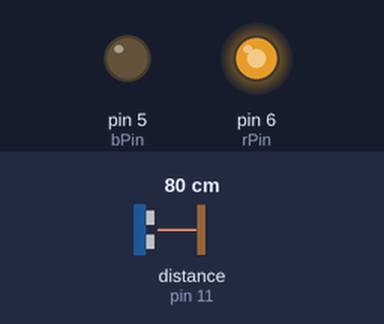
This sketch was run on a simulated Arduino Uno, built with avr-gcc and run on an emulated ATmega328P. On the bench: output pins drawn as LEDs (lit = HIGH). Wiring (inferred from the names in the program): ultrasonic range finder: trigger pin 13; echo pin 11. Inputs (shaded band) come from the test bench; at power-on: distance to the obstacle (sensor on pin 11) 80 cm. The echo pulse lasts 58.3 µs per cm; pins used as bus, display or sensor lines are not drawn.

Above: at 1.2 s.
1.3 s: distance to the obstacle (sensor on pin 11) set to 2 cm
At 1.7 s:
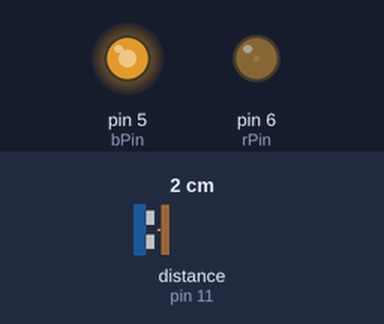
2.8 s: distance to the obstacle (sensor on pin 11) set to 9 cm
At 3.6 s:
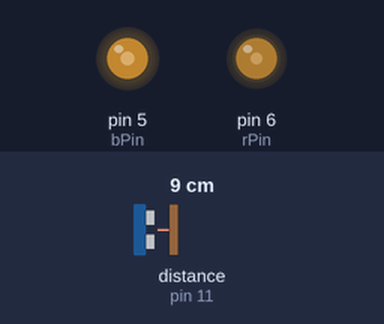
4.3 s: distance to the obstacle (sensor on pin 11) set to 18 cm
At 5.2 s:
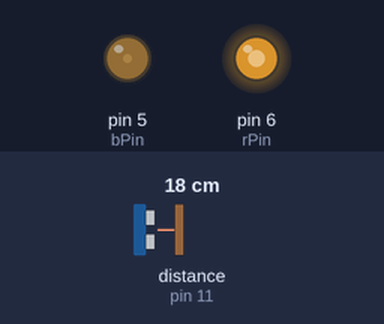
Timing chart, 0 to 7.3 s (numbered marks = the images above; inputs shaded):
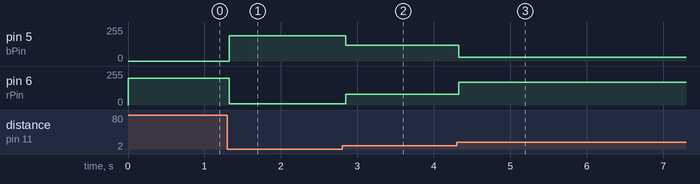

Measured:
- after the input at 1.3 s, pin 5 (bPin): 0/255 → 190/255 at once; pin 6 (rPin): 200/255 → 10/255 at once
- after the input at 2.8 s, pin 5 (bPin): 190/255 → 120/255 after 0.05 s; pin 6 (rPin): 10/255 → 80/255 after 0.05 s
- after the input at 4.3 s, pin 5 (bPin): 120/255 → 30/255 at once; pin 6 (rPin): 80/255 → 170/255 at once

The sketch:

Ultrasonic_Color.ino
```cpp
int rPin = 6;
int bPin = 5;

#define trigPin 13 // Trigger Pin
#define echoPin 11 // Echo Pin

long duration, distance;

void setup()
{
  pinMode(6, OUTPUT);
  pinMode(5, OUTPUT);
  pinMode(trigPin, OUTPUT);
  pinMode(echoPin, INPUT);
}


void loop()
{


  /* The following trigPin/echoPin cycle is used to determine the
   distance of the nearest object by bouncing soundwaves off of it. */
   digitalWrite(trigPin, LOW);
   delayMicroseconds(2);

   digitalWrite(trigPin, HIGH);
   delayMicroseconds(10);

   digitalWrite(trigPin, LOW);
   duration = pulseIn(echoPin, HIGH);

   //Calculate the distance (in cm) based on the speed of sound.
   distance = duration/58.2;

   if(distance > 20)
   { distance = 20; }

   if(distance < 0)
   { distance = 0; }


  analogWrite(rPin, distance*10);
  analogWrite(bPin, (200-distance*10));

  delay(50);
}
```
